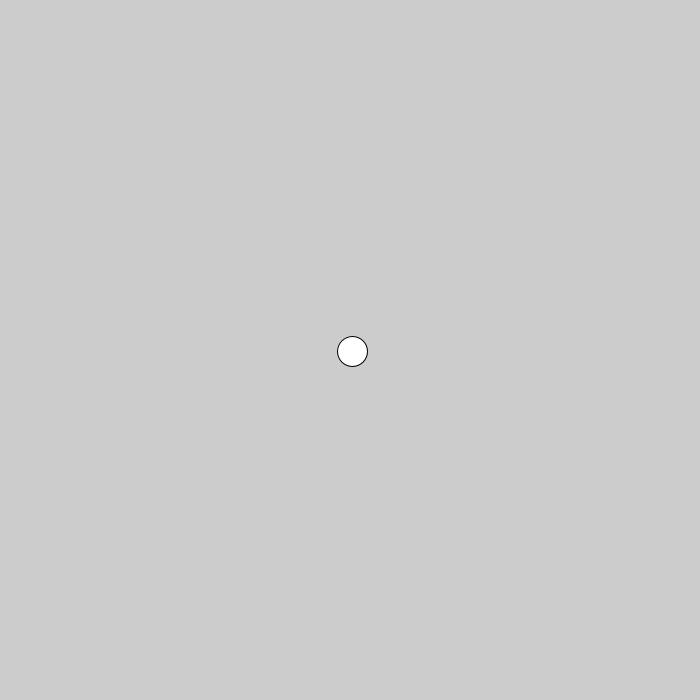
Frame 1 (no input)
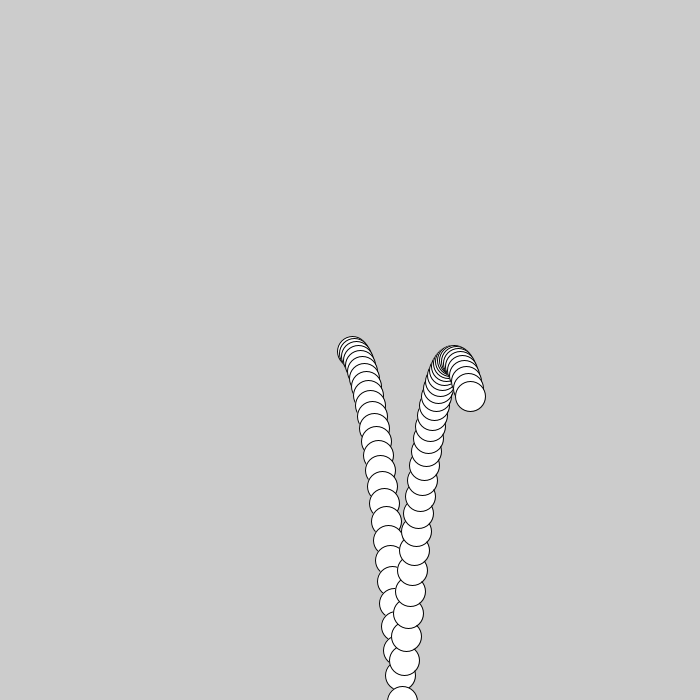
Frame 60 (the mouse pressed at the canvas centre just before this capture)
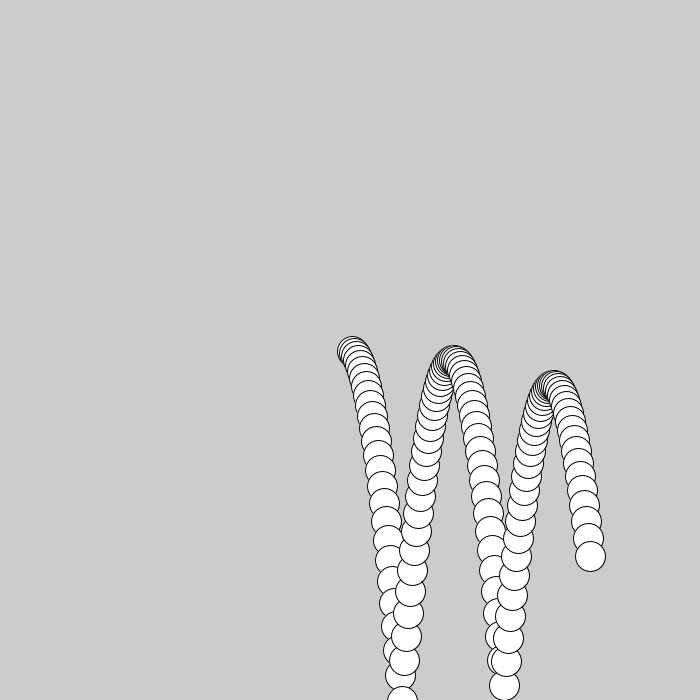
Frame 120 (the mouse held since frame 60 and released just before this capture)

The Processing sketch that drew these frames (run headless with seeded random() and noise(); from frame 60 on, the mouse is pressed at the canvas centre):

// Processing sketch: Bouncing_Ball
// ── Bouncing_Ball.pde
float x, y;
float vx, vy;
float ay=1;

void setup() {
  size(700, 700);
  x=350;
 vx=2;
  y=350;
}

void draw() {
  //background(0);
  fill(255);
  vy+=ay;
  y+=vy;
  x+=vx;
  ellipse(x, y, 30, 30);
  println(y);
  

  

  if (x>=width-15 || x<=15) {
    vx*=-1;
  }

  if (y>=685) {
    y=685;
    vy=-abs(vy);
  }
  
  
}
